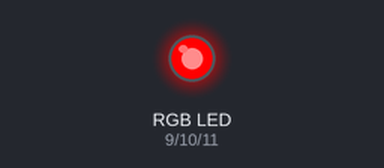
This sketch was run on a simulated Arduino Uno, built with avr-gcc and run on an emulated ATmega328P. Shown: an RGB LED mixed from three pins (HIGH = lit).

Above: at 0.5 s.
At 1.5 s:
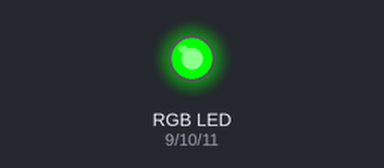
At 5.5 s:
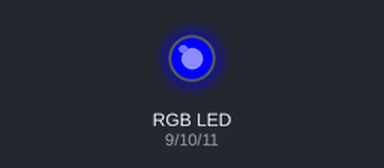
Timing chart, 0 to 6.9 s (numbered marks = the images above):
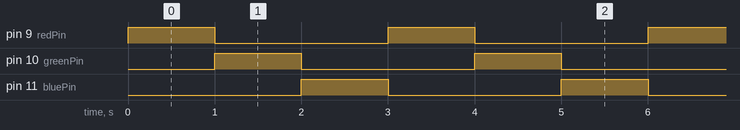

Measured:
- by itself, pin 9 (redPin), pin 10 (greenPin), pin 11 (bluePin): alternates HIGH for 1.0 s and LOW for 2.0 s
- by itself, everything shown: repeats every 3.0 s, in 3 steps

The sketch:

RGB_LED.ino
```cpp
int redPin = 9;
int greenPin = 10;
int bluePin = 11;
int ledDelay = 1000;

void setup() {
  pinMode(redPin, OUTPUT);
  pinMode(greenPin, OUTPUT);
  pinMode(bluePin, OUTPUT);
}

void loop() {
  setColor(255, 0, 0);
  delay(ledDelay);
  setColor(0, 255, 0);
  delay(ledDelay);
  setColor(0, 0, 255);
  delay(ledDelay);
}

void setColor(int redValue, int greenValue, int blueValue) {
  analogWrite(redPin, redValue);
  analogWrite(greenPin, greenValue);
  analogWrite(bluePin, blueValue);
}
```
